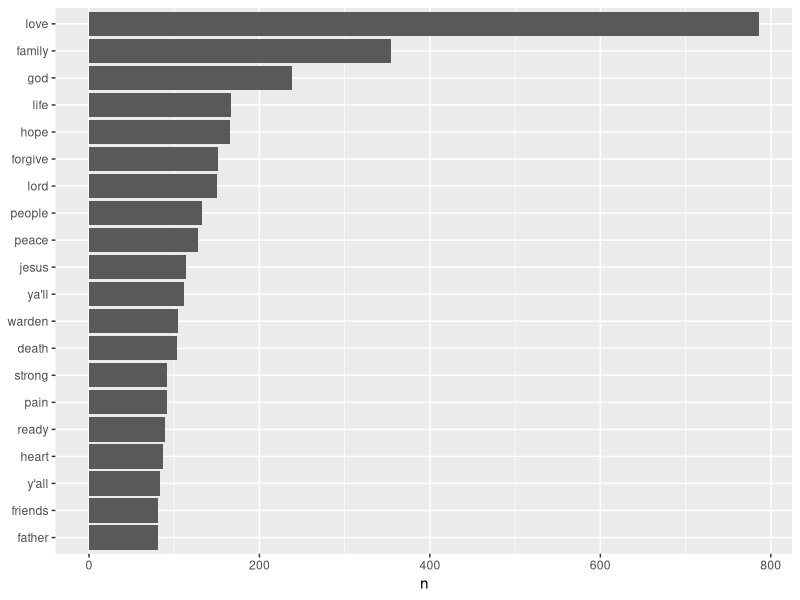
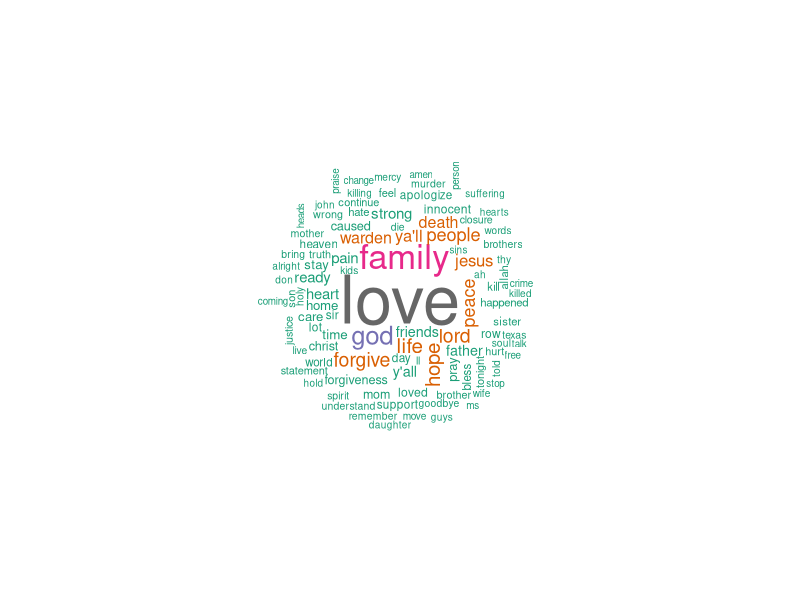
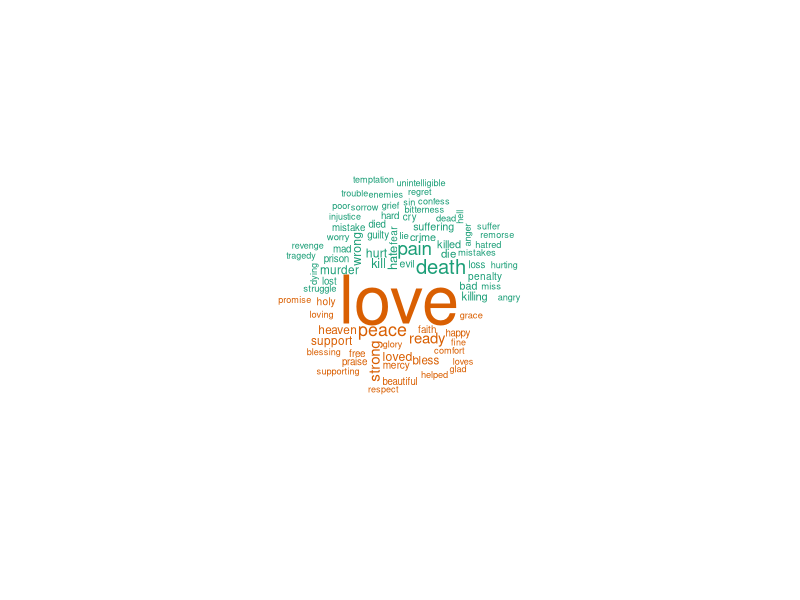
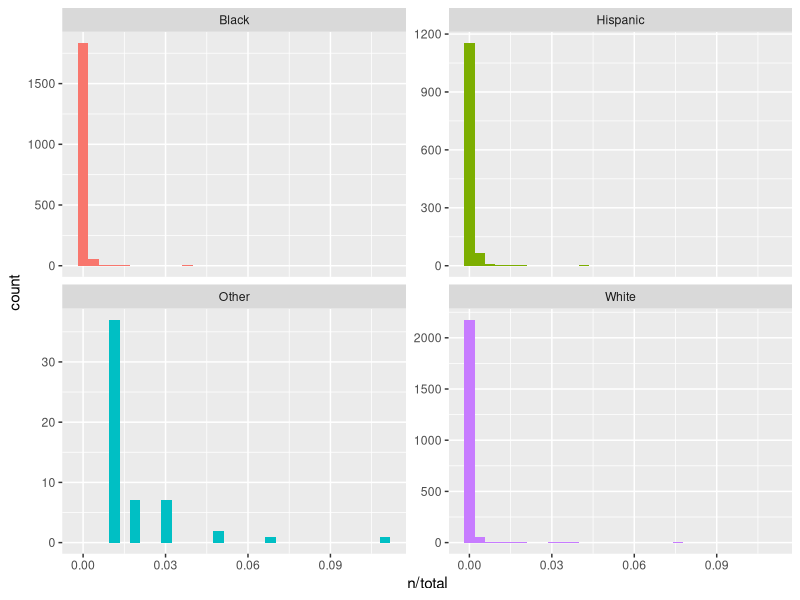
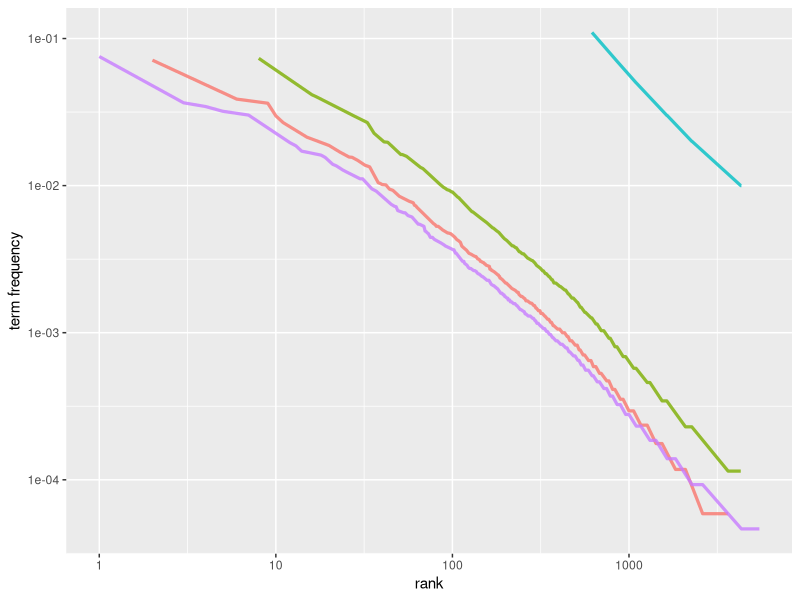
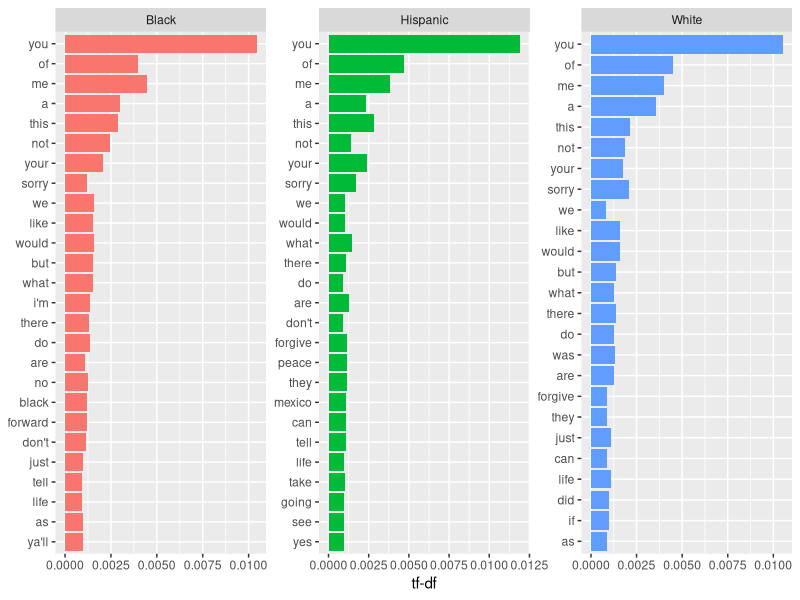
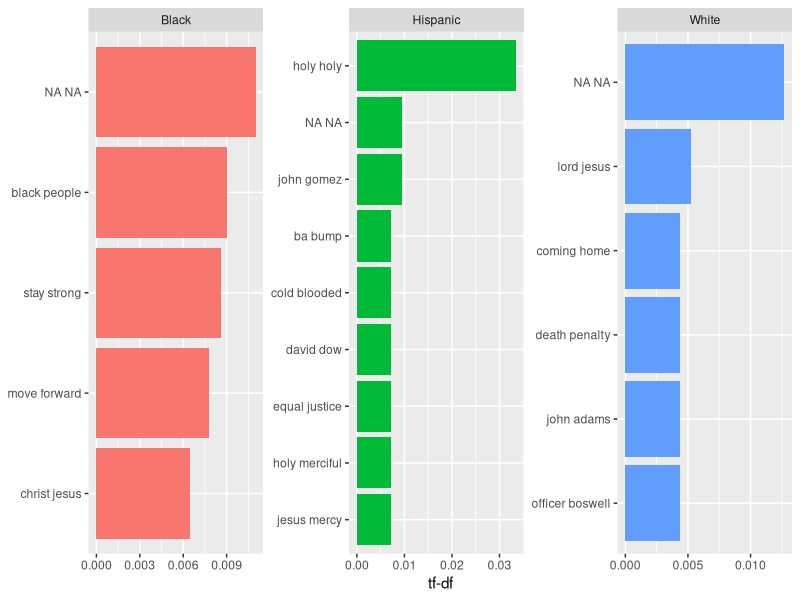

Write the R code that produced these figures, in order. (Note: this script raises an error after producing the figures.)
if(!require(tidytext)) install.packages("tidytext")
library(tidytext)
if(!require(tibble)) install.packages("tibble")
library(tibble)
if(!require(tidyverse)) install.packages("tidyverse")
library(tidyverse)
if(!require(wordcloud)) install.packages("wordcloud")
library(wordcloud)
if(!require(reshape2)) install.packages("reshape2")
library(reshape2)

setwd("C:/Users/e/Documents/R/inmate.last.words")

# read data, prepare text for tidying
x <- read_csv("data/Texas Last Statement - CSV.csv")
y <- x$LastStatement
y <- data_frame(y)

# tidy the text
y.tidy <- y %>% 
  unnest_tokens(word,y) %>% 
  anti_join(stop_words)

# list of top used words, sorted
y.tidy %>% 
  count(word, sort = TRUE)


# plot of above list of top used words
y.tidy %>% 
  count(word, sort = TRUE) %>% 
  filter(n>80) %>% 
  mutate(word=reorder(word,n)) %>% 
  ggplot(aes(word, n)) +
  geom_col() +
  xlab(NULL) +
  coord_flip()

# wordcloud of above list of top used words
pal <- brewer.pal(8,"Dark2")
y.tidy %>% 
  count(word) %>% 
  with(wordcloud(word,n,
                 max.words=100,
                 min.freq=20,
                 colors=pal,
                 random.order = F,
                 random.color = F
                 # scale=c(3,.3)
                 ))

# Comparison wordcloud of top used words according to (bing) sentiment
## negative words likely taken grossly out of context in this case
y.tidy %>%
  inner_join(get_sentiments("bing")) %>%
  count(word, sentiment, sort = TRUE) %>%
  acast(word ~ sentiment, value.var = "n", fill = 0) %>%
  comparison.cloud(max.words = 80
                   # scale=c(3,.2)
                   )
## Word contributions to sentiment
# y.tidy %>% 
#   inner_join(get_sentiments("bing")) %>% 
#   count(word, sentiment, sort=TRUE) %>% 
#   filter(n>20) %>% 
#   mutate(n = ifelse(sentiment == "negative", -n, n)) %>%
#   mutate(word = reorder(word, n)) %>%
#   ggplot(aes(word, n, fill = sentiment)) +
#   geom_col() +
#   coord_flip() +
#   labs(y = "Contribution to sentiment")

## We can try different sentiment dictionaries
# y.tidy %>%
#   inner_join(get_sentiments("nrc")) %>% 
#   count(word, sentiment, sort = TRUE) %>%
#   acast(word ~ sentiment, value.var = "n", fill = 0) %>%
# 
# y.tidy %>%
#   inner_join(get_sentiments("loughran")) 

# comparison of last statements between races?
## select statement and race columns
x.1 <- x %>% 
  select(Race, LastStatement)
## unnested words used per race
x.2 <- x.1 %>% 
  unnest_tokens(word,LastStatement) %>% 
  count(Race,word,sort=T) %>% 
  ungroup()
## total words used per race
x.3 <- x.2 %>% 
  group_by(Race) %>% 
  summarise(total=sum(n))
## each word used compared to total used per race
x.4 <- left_join(x.2,x.3)

## common words like i,you, to, etc appear very frequently of course
ggplot(x.4,aes(n/total,fill=Race))+
  geom_histogram(show.legend=FALSE)+
  # xlim(NA,0.0009)+
  facet_wrap(~Race,scales="free_y")

x.5 <- x.4 %>% 
  mutate(rank=row_number(),
         `term frequency` =n/total)
x.5 %>% 
  ggplot(aes(rank,`term frequency`,color=Race))+
  geom_line(size = 1.1, alpha = 0.8, show.legend = FALSE) + 
  scale_x_log10() +
  scale_y_log10()

## Find common words in the corpus

x.6 <- x.4 %>% 
  bind_tf_idf(word,Race,n)

x.6 %>% 
  select(-total) %>% 
  arrange(desc(tf_idf))

x.6 %>% 
  filter(Race!="Other") %>% 
  arrange(desc(tf_idf)) %>% 
  mutate(word=factor(word,levels=rev(unique(word)))) %>% 
  group_by(Race) %>% 
  top_n(25,tf_idf) %>% 
  ungroup() %>% 
  ggplot(aes(word, tf_idf,fill=Race))+
  geom_col(show.legend=F)+
  labs(x=NULL,y="tf-df")+
  facet_wrap(~Race,scale="free")+
  coord_flip()

# bigrams
x.bigrams <- x.1 %>% 
  unnest_tokens(bigram,LastStatement,token="ngrams",n=2)

x.bigrams %>% 
  count(bigram,sort=T)

x.bigrams.separated <- x.bigrams %>% 
  separate(bigram, c("word1","word2"),sep=" ")

x.bigrams.filtered <- x.bigrams.separated %>% 
  filter(!word1 %in% stop_words$word) %>% 
  filter(!word2 %in% stop_words$word)

x.bigram.counts <- x.bigrams.filtered %>% 
  count(word1,word2,sort=T)

x.bigrams.united <- x.bigrams.filtered %>% 
  unite(bigram,word1,word2,sep=" ")

x.bigrams.filtered %>% 
  filter(word1 == "polunsky") %>% 
  count(Race, word1,sort=T)

x.bigram.tf.idf <- x.bigrams.united %>% 
  count(Race,bigram) %>% 
  bind_tf_idf(bigram,Race,n) %>% 
  arrange(desc(tf_idf))

x.bigram.tf.idf %>% 
  filter(Race!="Other") %>% 
  arrange(desc(tf_idf)) %>%
  mutate(bigram=factor(bigram,levels=rev(unique(bigram)))) %>%
  group_by(Race) %>% 
  top_n(5) %>% 
  ungroup() %>%
  ggplot(aes(bigram, tf_idf,fill=Race))+
  geom_col(show.legend=F)+
  labs(x=NULL,y="tf-df")+
  facet_wrap(~Race,scale="free")+
  coord_flip()

x %>% 
  filter(str_detect(LastStatement,"innocent")) %>% 
  select(LastStatement)
  
# trigrams
x.trigrams <- x.1 %>% 
  unnest_tokens(trigram,LastStatement,token="ngrams",n=3) %>% 
  separate(trigram, c("word1", "word2", "word3"), sep = " ") %>%
  # filter(!word1 %in% stop_words$word,
  #        !word2 %in% stop_words$word,
  #        !word3 %in% stop_words$word) %>%
  count(word1, word2, word3, sort = TRUE)


x.bigrams.separated %>% 
  filter(word1=="not") %>% 
  count(word1,word2,sort=T)

AFINN <- get_sentiments("afinn")
x.not.words <- x.bigrams.separated %>% 
  filter(word1=="not") %>% 
  inner_join(AFINN,by=c(word2="word")) %>% 
  count(word2,score,sort=T) %>% 
  ungroup()

x.not.words %>% 
  mutate(contribution=n*score) %>% 
  arrange(desc(abs(contribution))) %>% 
  head(20) %>% 
  mutate(word2=reorder(word2,contribution)) %>% 
  ggplot(aes(word2,n*score,fill=n*score>0))+
  geom_col(show.legend = FALSE) +
  xlab("Words preceded by \"not\"") +
  ylab("Sentiment score * number of occurrences") +
  coord_flip()

negation_words <- c("not", "no", "never", "without")

negated_words <- x.bigrams.separated %>%
  filter(word1 %in% negation_words) %>%
  inner_join(AFINN, by = c(word2 = "word")) %>%
  count(word1, word2, score, sort = TRUE) %>%
  ungroup()


library(igraph)
library(ggraph)
x.bigram.counts

x.bigram.graph <- x.bigram.counts %>% 
  filter(n>5) %>% 
  graph_from_data_frame()

ggraph(x.bigram.graph, layout = "fr") +
  geom_edge_link() +
  geom_node_point() +
  geom_node_text(aes(label = name), vjust = 1, hjust = 1)

a <- grid::arrow(type = "closed", length = unit(.15, "inches"))

ggraph(x.bigram.graph, layout = "fr") +
  geom_edge_link(aes(edge_alpha = n), show.legend = FALSE,
                 arrow = a, end_cap = circle(.07, 'inches')) +
  geom_node_point(color = "lightblue", size = 5) +
  geom_node_text(aes(label = name), vjust = 1, hjust = 1) +
  theme_void()


x.1 %>% 
  filter(Race=="Black")
